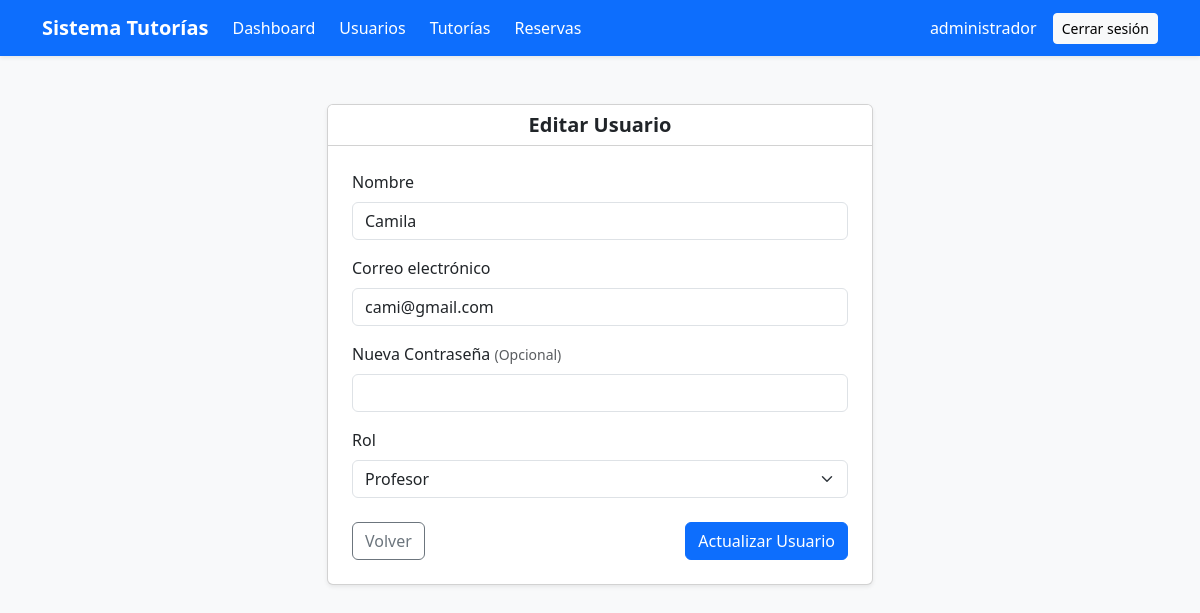
/sistema_tutorias/usuarios/editar.php?id=3 (signed in), run on the app's committed database.
### tables this page shows
CREATE TABLE `tb_usuarios` (
  `id_usuario` int(11) NOT NULL,
  `nombre` varchar(100) NOT NULL,
  `correo` varchar(100) NOT NULL,
  `password` varchar(255) NOT NULL,
  `id_rol` int(11) NOT NULL,
  `activo` tinyint(1) DEFAULT 1,
  `fecha_creacion` timestamp NOT NULL DEFAULT current_timestamp()
);

CREATE TABLE `tb_rol` (
  `id_rol` int(11) NOT NULL,
  `nombre` varchar(50) NOT NULL
);

### sistema_tutorias/usuarios/editar.php (the view, shortened to what this page needs)
<?php
require_once "../config/conexion.php";
$id_usuario = intval($_GET['id']);
$stmt = $conexion->prepare("SELECT * FROM tb_usuarios WHERE id_usuario = ?");
$stmt->bind_param("i", $id_usuario);
$stmt->execute();
$resultado = $stmt->get_result();
$usuario = $resultado->fetch_assoc();
$roles = $conexion->query("SELECT * FROM tb_rol");
?>
<?php include "../includes/header.php"; ?>
<?php include "../includes/navbar.php"; ?>
<div class="container py-5">
    <div class="row justify-content-center">
        <div class="col-md-8 col-lg-6">
            <div class="card shadow-sm border-1">
                <div class="card-header bg-white text-center">
                    <h5 class="mb-0 fw-semibold">Editar Usuario</h5>
                </div>
                <div class="card-body px-4 py-4">
                    <form method="POST">
                        <div class="mb-3">
                            <label class="form-label">Nombre</label>
                            <input type="text" name="nombre" class="form-control"
                                   value="<?php echo $usuario['nombre']; ?>" required>
                        </div>
                        <div class="mb-3">
                            <label class="form-label">Correo electrónico</label>
                            <input type="email" name="correo" class="form-control"
                                   value="<?php echo $usuario['correo']; ?>" required>
                        </div>
                        <div class="mb-3">
                            <label class="form-label">
                                Nueva Contraseña
                                <small class="text-muted">(Opcional)</small>
                            </label>
                            <input type="text" name="password" class="form-control">
                        </div>
                        <div class="mb-4">
                            <label class="form-label">Rol</label>
                            <select name="id_rol" class="form-select" required>
                                <?php while ($rol = $roles->fetch_assoc()) : ?>
                                    <option value="<?php echo $rol['id_rol']; ?>"
                                        <?php if ($usuario['id_rol'] == $rol['id_rol']) echo "selected"; ?>>
                                        <?php echo ucfirst($rol['nombre']); ?>
                                    </option>
                                <?php endwhile; ?>
                            </select>
                        </div>
                        <div class="d-flex justify-content-between">
                            <a href="listar.php" class="btn btn-outline-secondary">
                                Volver
                            </a>
                            <button type="submit" class="btn btn-primary">
                                Actualizar Usuario
                            </button>
                        </div>
                    </form>
                </div>
            </div>
        </div>
    </div>
</div>

### data on the page
tb_usuarios: nombre "Camila", correo "cami@gmail.com", id_rol "Profesor"

### other printed values
$nombre "administrador"
